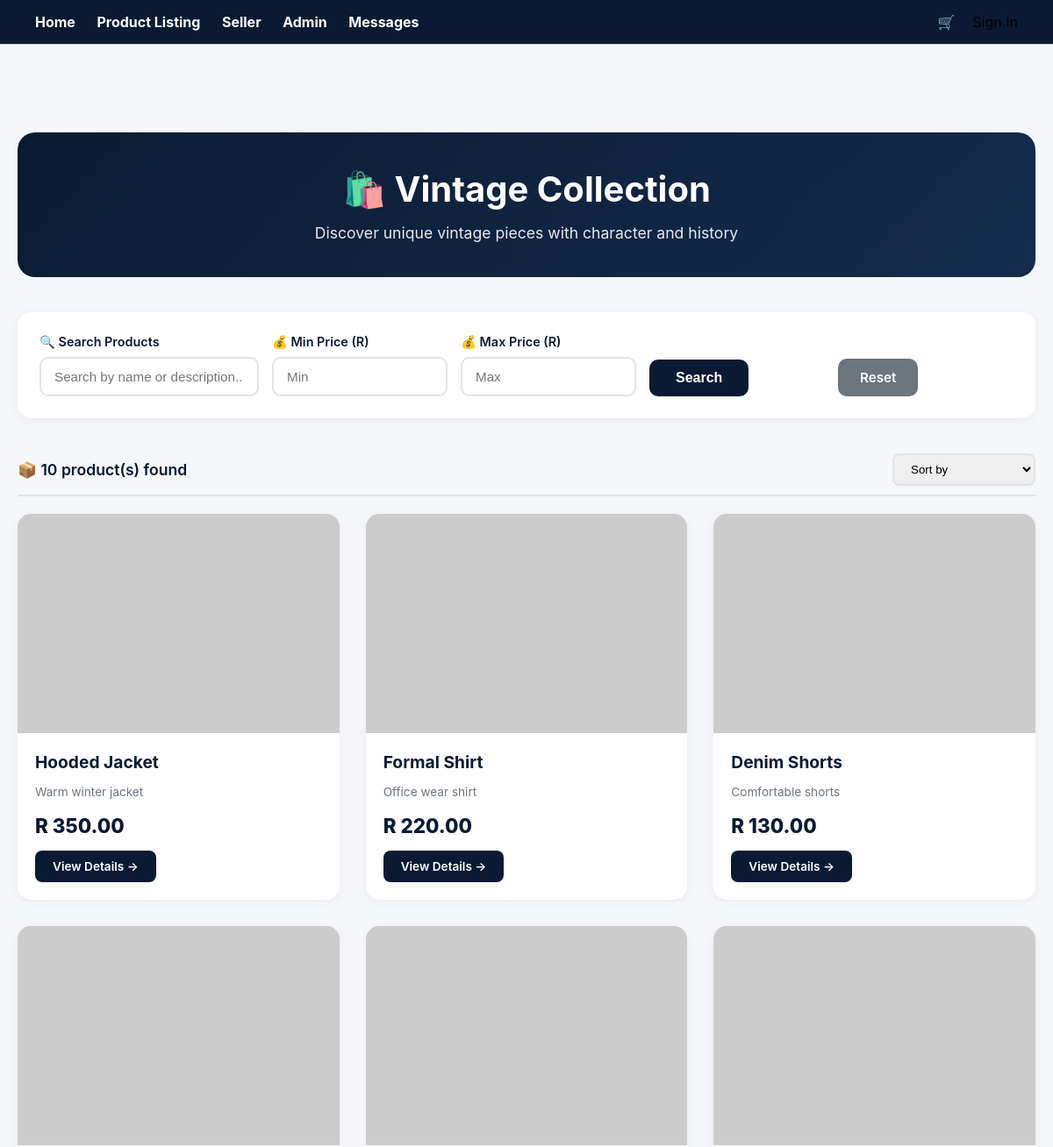
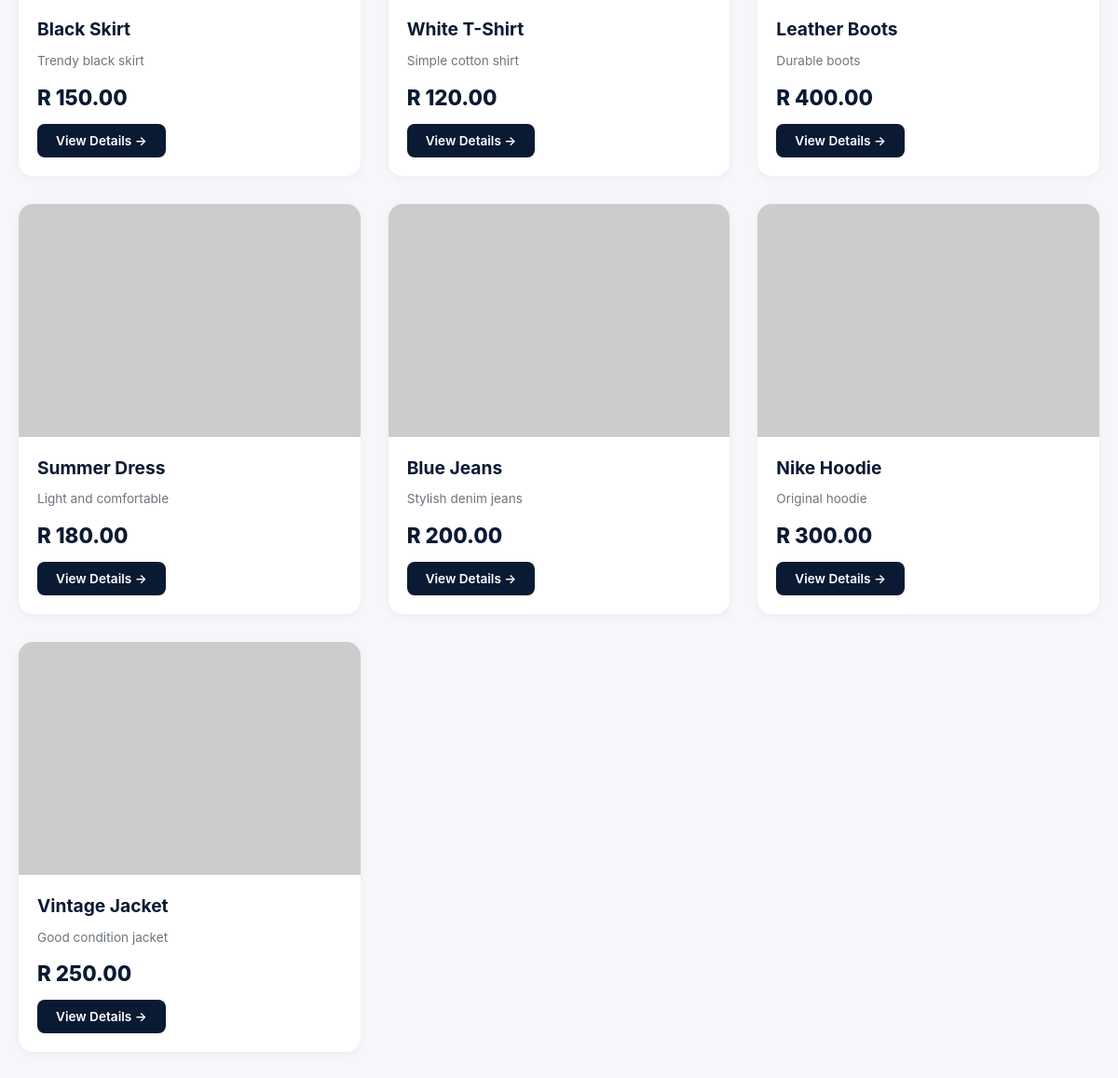
The page /product.php on the database its author committed (2 pictures, top to bottom).
### tables this page shows
CREATE TABLE `tblclothes` (
  `clothes_id` int(11) NOT NULL,
  `name` varchar(100) DEFAULT NULL,
  `description` text DEFAULT NULL,
  `price` decimal(10,2) DEFAULT NULL,
  `image` varchar(100) DEFAULT NULL,
  `seller_id` int(11) DEFAULT NULL
);

### product.php (the view, shortened to what this page needs)
<?php
include 'includes/DBConn.php';
include 'includes/navbar.php';
$search = isset($_GET['search']) ? $_GET['search'] : '';
$min_price = isset($_GET['min_price']) ? $_GET['min_price'] : '';
$max_price = isset($_GET['max_price']) ? $_GET['max_price'] : '';
$query = "SELECT * FROM tblclothes WHERE 1=1";
$query .= " ORDER BY clothes_id DESC";
$result = $conn->query($query);
?>
<!DOCTYPE html>
<html lang="en">
<head>
</head>
<body>
<div class="container">
    <div class="hero-section">
        <h1>🛍️ Vintage Collection</h1>
        <p>Discover unique vintage pieces with character and history</p>
    </div>
    <div class="search-section">
        <form method="GET" action="" class="search-form">
            <div class="search-group" style="flex: 2;">
                <label>🔍 Search Products</label>
                <input type="text" name="search" placeholder="Search by name or description..." value="<?php echo htmlspecialchars($search); ?>">
            </div>
            <div class="search-group">
                <label>💰 Min Price (R)</label>
                <input type="number" name="min_price" placeholder="Min" step="10" value="<?php echo htmlspecialchars($min_price); ?>">
            </div>
            <div class="search-group">
                <label>💰 Max Price (R)</label>
                <input type="number" name="max_price" placeholder="Max" step="10" value="<?php echo htmlspecialchars($max_price); ?>">
            </div>
            <div class="search-group">
                <label>&nbsp;</label>
                <button type="submit" class="search-btn">Search</button>
            </div>
            <div class="search-group">
                <label>&nbsp;</label>
                <a href="product.php" class="reset-btn">Reset</a>
            </div>
        </form>
    </div>
    <div class="results-info">
        <div class="results-count">
            📦 <?php echo $result->num_rows; ?> product(s) found
        </div>
        <div>
            <select class="sort-select" id="sortSelect">
                <option value="">Sort by</option>
            </select>
        </div>
    </div>
    <?php if ($result->num_rows > 0): ?>
        <div class="products" id="productsGrid">
            <?php while($row = $result->fetch_assoc()):
                $image_path = 'images/' . $row['image'];
                if (!empty($row['image']) && file_exists($image_path)) {
                    $image_src = $image_path;
                } else {
                    $image_src = 'https://via.placeholder.com/400x300?text=' . urlencode($row['name']);
                }
            ?>
                <a href="productDetails.php?id=<?php echo $row['clothes_id']; ?>" class="card">
                    <div class="image-container">
                        <img src="<?php echo $image_src; ?>"
                             alt="<?php echo htmlspecialchars($row['name']); ?>"
                             onerror="this.src='https://via.placeholder.com/400x300?text=No+Image'">
                    </div>
                    <div class="card-content">
                        <div class="card-title"><?php echo htmlspecialchars($row['name']); ?></div>
                        <div class="card-description">
                            <?php echo htmlspecialchars(substr($row['description'], 0, 100)) . (strlen($row['description']) > 100 ? '...' : ''); ?>
                        </div>
                        <div class="price">R <?php echo number_format($row['price'], 2); ?></div>
                        <div class="view-btn">View Details →</div>
                    </div>
                </a>
            <?php endwhile; ?>
        </div>
    <?php endif; ?>
</div>
</body>
</html>

### navbar.php (shortened to what this page needs)
<nav>
    <div class="nav-left">
        <a href="index.php">Home</a>
        <a href="product.php">Product Listing</a>
        <a href="sellerDashboard.php">Seller</a>
        <a href="adminDashboard.php">Admin</a>
        <a href="messages.php">Messages</a>
    </div>
    <div class="nav-right">
        <a href="cart.php">🛒</a>
        <?php if(isset($_SESSION['username'])) { ?>
            <span>Hi, <?php echo $_SESSION['username']; ?></span>
        <?php } else { ?>
            <a href="login.php">Sign In</a>
        <?php } ?>
    </div>
</nav>

### navbar.php (style rules this page uses)
body { margin: 0; font-family: Arial; }
nav { display: flex; justify-content: space-between; align-items: center; padding: 15px 40px; background: #0b1a33; color: white; border-bottom: 1px solid #ccc; }
.nav-left a { margin-right: 20px; text-decoration: none; color: white; font-weight: bold; }
.nav-right a { margin-left: 20px; text-decoration: none; color: black; }
.nav-right { display: flex; align-items: center; }

### product.php (style rules this page uses)
* { margin: 0; padding: 0; box-sizing: border-box; }
body { font-family: -apple-system, BlinkMacSystemFont, 'Segoe UI', Roboto, 'Helvetica Neue', sans-serif; background: #f5f7fa; }
.container { max-width: 1400px; margin: 100px auto 40px auto; padding: 0 20px; }
.hero-section { background: linear-gradient(135deg, #0b1a33 0%, #142c4c 100%); border-radius: 20px; padding: 40px; margin-bottom: 40px; color: white; text-align: center; }
.hero-section h1 { font-size: 2.5rem; margin-bottom: 15px; font-weight: 700; }
.hero-section p { font-size: 1.1rem; opacity: 0.9; max-width: 600px; margin: 0 auto; }
.search-section { background: white; border-radius: 15px; padding: 25px; margin-bottom: 30px; box-shadow: 0 2px 10px rgba(0,0,0,0.05); }
.search-form { display: flex; gap: 15px; flex-wrap: wrap; align-items: flex-end; }
.search-group { flex: 1; min-width: 200px; }
.search-group label { display: block; margin-bottom: 8px; font-weight: 600; color: #0b1a33; font-size: 0.9rem; }
.search-group input, .search-group select { width: 100%; padding: 12px 15px; border: 2px solid #e0e4e8; border-radius: 10px; font-size: 0.95rem; transition: all 0.3s; outline: none; }
.search-btn { background: #0b1a33; color: white; border: none; padding: 12px 30px; border-radius: 10px; font-size: 1rem; font-weight: 600; cursor: pointer; transition: all 0.3s; }
.reset-btn { background: #6c757d; color: white; border: none; padding: 12px 25px; border-radius: 10px; font-size: 0.95rem; font-weight: 600; cursor: pointer; transition: all 0.3s; text-decoration: none; display: inline-block; text-align: center; }
.results-info { margin-bottom: 20px; padding: 10px 0; border-bottom: 2px solid #e0e4e8; display: flex; justify-content: space-between; align-items: center; flex-wrap: wrap; gap: 10px; }
.results-count { color: #0b1a33; font-weight: 600; font-size: 1.1rem; }
.sort-select { padding: 8px 15px; border: 2px solid #e0e4e8; border-radius: 8px; outline: none; cursor: pointer; }
.products { display: grid; grid-template-columns: repeat(auto-fill, minmax(280px, 1fr)); gap: 30px; }
.card { background: white; border-radius: 15px; overflow: hidden; transition: all 0.3s ease; box-shadow: 0 2px 10px rgba(0,0,0,0.05); text-decoration: none; color: inherit; display: block; }
.image-container { width: 100%; height: 250px; overflow: hidden; background: #f8f9fa; display: flex; align-items: center; justify-content: center; position: relative; }
.image-container img { width: 100%; height: 100%; object-fit: cover; transition: transform 0.5s ease; }
.card-content { padding: 20px; }
.card-title { font-size: 1.2rem; font-weight: 700; color: #0b1a33; margin-bottom: 10px; line-height: 1.4; }
.card-description { color: #6c757d; font-size: 0.85rem; margin-bottom: 15px; line-height: 1.5; display: -webkit-box; -webkit-line-clamp: 2; -webkit-box-orient: vertical; overflow: hidden; }
.price { font-size: 1.4rem; font-weight: 800; color: #0b1a33; margin-bottom: 15px; }
.view-btn { display: inline-block; background: #0b1a33; color: white; padding: 10px 20px; border-radius: 8px; font-size: 0.85rem; font-weight: 600; text-decoration: none; transition: all 0.3s; text-align: center; }

### rows shown on the page
tblclothes: name "Hooded Jacket", description "Warm winter jacket", price "350.00"
tblclothes: name "Formal Shirt", description "Office wear shirt", price "220.00"
tblclothes: name "Denim Shorts", description "Comfortable shorts", price "130.00"
tblclothes: name "Black Skirt", description "Trendy black skirt", price "150.00"
tblclothes: name "White T-Shirt", description "Simple cotton shirt", price "120.00"
tblclothes: name "Leather Boots", description "Durable boots", price "400.00"
tblclothes: name "Summer Dress", description "Light and comfortable", price "180.00"
tblclothes: name "Blue Jeans", description "Stylish denim jeans", price "200.00"
tblclothes: name "Nike Hoodie", description "Original hoodie", price "300.00"
tblclothes: name "Vintage Jacket", description "Good condition jacket", price "250.00"

### other values the page prints
$result->num_rows "10"
